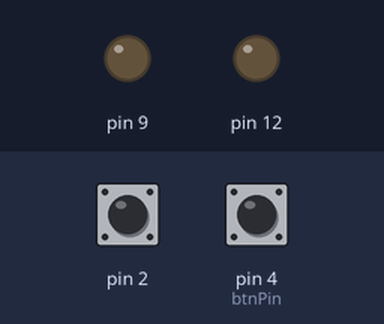
This sketch was run on a simulated Arduino Uno, built with avr-gcc and run on an emulated ATmega328P. Parts: output pins drawn as LEDs (lit = HIGH). The inputs (shaded band) are chosen by the test bench; at power-on: pin 2 LOW, pin 4 (btnPin) LOW. What the sketch prints to the serial monitor is not drawn.

Above: at 1.2 s.
1.3 s: pin 2 driven HIGH
At 1.6 s:
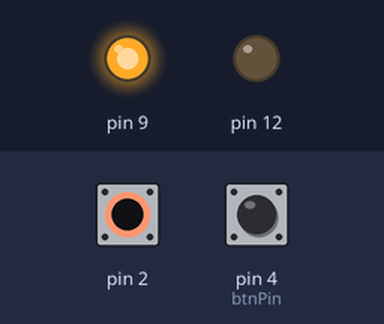
2.8 s: pin 4 (btnPin) pulled HIGH for 0.15 s
At 4.0 s:
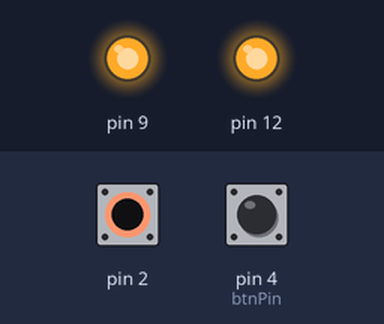
4.4 s: pin 4 (btnPin) pulled HIGH for 1 s
At 5.4 s:
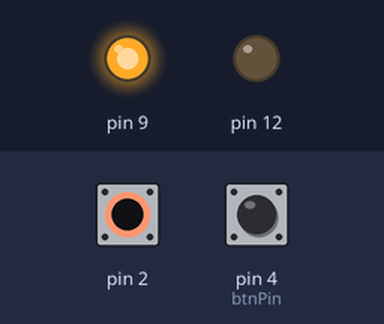
6.9 s: pin 4 (btnPin) pulled HIGH for 3.2 s
At 8.3 s:
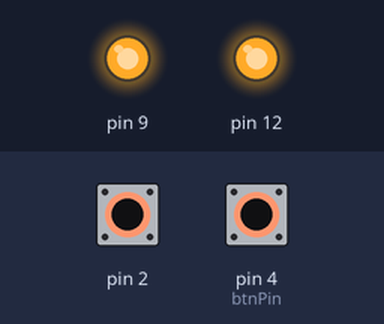
11.6 s: pin 2 pulsed LOW 5 times (0.12 s each, 0.3 s apart)
At 13.7 s:
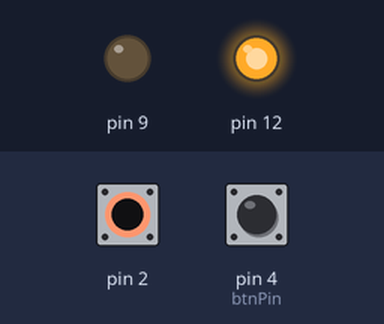
Timing chart, 0 to 15.2 s (numbered marks = the images above; inputs shaded):
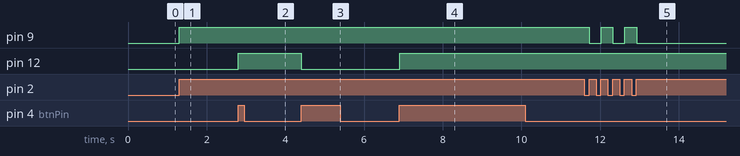

The sketch:

btn_test.ino
```cpp
struct data {
  int btnPin;
  int ledPin;
  int internalState;
  boolean ledState;
};

struct data red = {.btnPin = 4, .ledPin = 12};
struct data green = {.btnPin = 2, .ledPin = 9};

void setup() {
  Serial.begin(9600);
  pinMode(red.btnPin, INPUT);
  pinMode(green.btnPin, INPUT);
  pinMode(red.ledPin, OUTPUT);
  pinMode(green.ledPin, OUTPUT);
  Serial.println("START");
}

void loop() {
  controlButton(&red);
  controlButton(&green);
  delay(10);
}

bool controlButton(struct data *data) {
  int newState = digitalRead(data->btnPin);
  bool result = false;
  if (newState == 1) {
    if (data->internalState == 0) {
      result = true;
      data->ledState = !data->ledState;
      digitalWrite(data->ledPin, data->ledState ? HIGH : LOW);
    }
  }
  data->internalState = newState;
  return result;
}
```

Measured:
- after the input at 1.3 s, pin 9: LOW → HIGH at once
- after the input at 2.8 s, pin 12: LOW → HIGH at once
- after the input at 4.4 s, pin 12: HIGH → LOW at once
- after the input at 6.9 s, pin 12: LOW → HIGH at once
- after the input at 11.6 s, pin 9: alternates HIGH for 0.30 s and LOW for 0.30 s, 5 changes in all, then stays LOW, starting after 0.12 s
